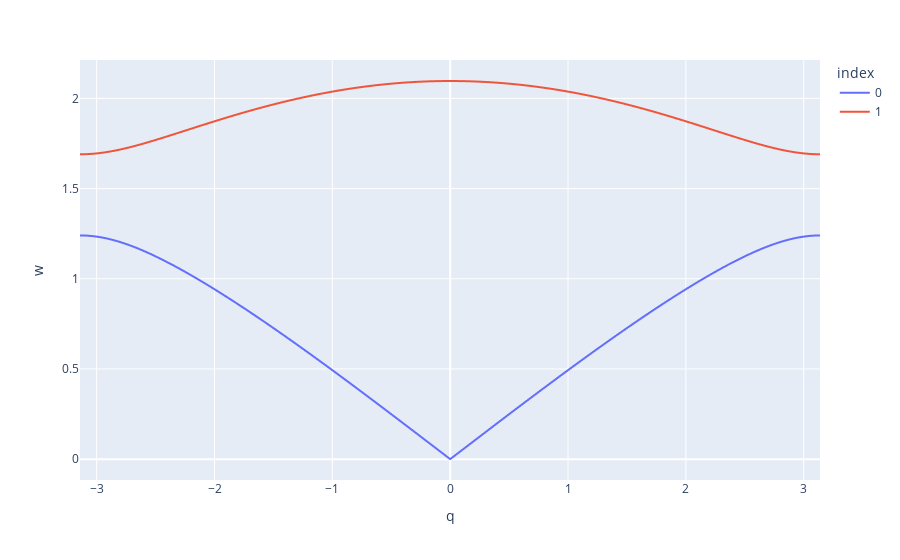

Notebook code cell kept with this figure:
### Code cell
import plotly.express as px

fig = px.line(df, x="q", y="w", color='index')
fig.show()

### Figure 1 — Plotly figure (JSON) as saved in the notebook; plotly's stock layout.template omitted (floating-point values rounded to 4 significant figures; data arrays with more than 128 entries replaced by an {"elided": "..."} marker saying what was removed)
{"data": [{"hovertemplate": "index=0<br>q=%{x}<br>w=%{y}<extra></extra>", "legendgroup": "0", "line": {"color": "#636efa", "dash": "solid"}, "mode": "lines", "name": "0", "showlegend": true, "type": "scattergl", "x": {"elided": "629 float values"}, "xaxis": "x", "y": {"elided": "629 float values"}, "yaxis": "y"}, {"hovertemplate": "index=1<br>q=%{x}<br>w=%{y}<extra></extra>", "legendgroup": "1", "line": {"color": "#EF553B", "dash": "solid"}, "mode": "lines", "name": "1", "showlegend": true, "type": "scattergl", "x": {"elided": "629 float values"}, "xaxis": "x", "y": {"elided": "629 float values"}, "yaxis": "y"}], "layout": {"legend": {"title": {"text": "index"}, "tracegroupgap": 0}, "margin": {"t": 60}, "xaxis": {"anchor": "y", "domain": [0, 1], "title": {"text": "q"}}, "yaxis": {"anchor": "x", "domain": [0, 1], "title": {"text": "w"}}}}
